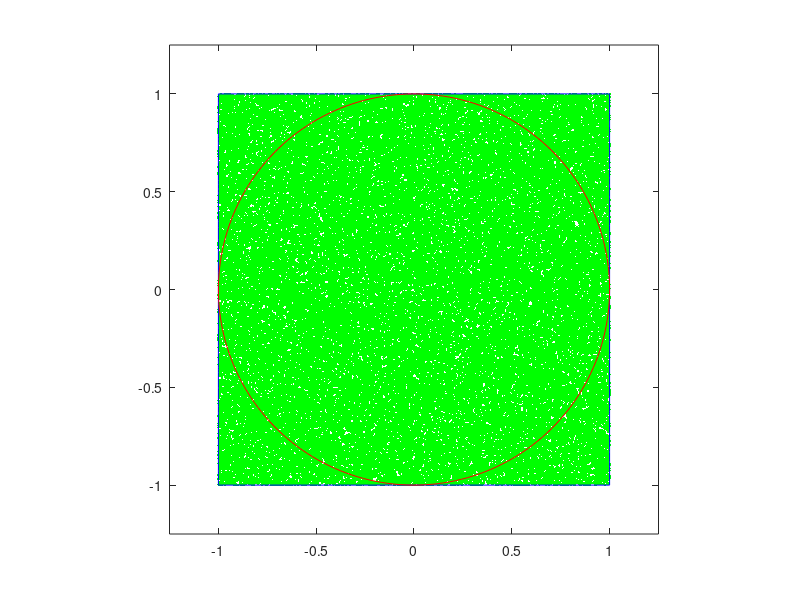

The MATLAB source for this figure:
clear;
format long;

ilosc_punktow = 100000
punkty_w_kole = 0;
X = (1:ilosc_punktow);
Y = (1:ilosc_punktow);
N = (1:ilosc_punktow);
for i = 1:1:ilosc_punktow
    x = (rand(1)*2 - 1);
    y = (rand(1)*2 - 1);
    X(i) = x;
    Y(i) = y;
    if x^2 + y^2 <= 1
        punkty_w_kole = punkty_w_kole + 1;
    end

    if x^2 + y^2 <= 1
        punkty_w_kole = punkty_w_kole + 1;
    end
    approx = 4*(punkty_w_kole/ilosc_punktow);
    err = abs(pi - approx);
end

plot(X,Y,'g.')
hold on;

x = [1 -1 -1 1 1];
y = [1 1 -1 -1 1];
axis([-1.25 1.25 -1.25 1.25]);
plot(x,y,'b-','LineWidth',0.5);
hold on;
axis equal;

r = 1; a = 0; b = 0;
t = linspace(0,2*pi,200);
x = a + r*cos(t);
y = b + r*sin(t);
plot(x,y,'r-','LineWidth',0.5);
hold on;

approx_pi = 2*(punkty_w_kole/ilosc_punktow);
result = approx_pi;
disp('Przyblizenie liczby pi: ');
disp(result);
err_pi = abs(pi - approx_pi);
disp('Blad przyblizenia: ');
disp(err_pi);

